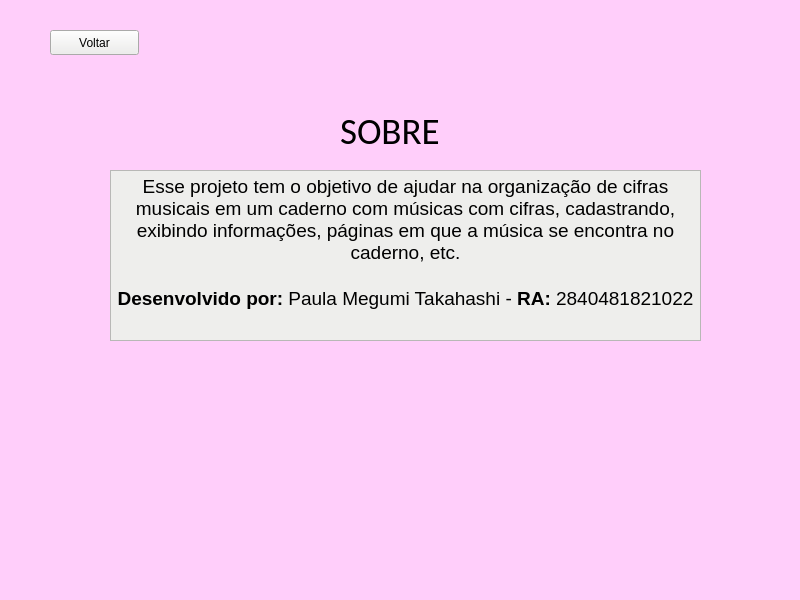
<?xml version="1.0" encoding="UTF-8"?>
<ui version="4.0">
 <class>MainWindow</class>
 <widget class="QMainWindow" name="MainWindow">
  <property name="geometry">
   <rect>
    <x>0</x>
    <y>0</y>
    <width>800</width>
    <height>600</height>
   </rect>
  </property>
  <property name="windowTitle">
   <string>MainWindow</string>
  </property>
  <property name="styleSheet">
   <string notr="true">background-color: rgb(255, 206, 250);</string>
  </property>
  <widget class="QWidget" name="centralwidget">
   <widget class="QLabel" name="label">
    <property name="geometry">
     <rect>
      <x>340</x>
      <y>110</y>
      <width>121</width>
      <height>41</height>
     </rect>
    </property>
    <property name="font">
     <font>
      <family>Calibri</family>
      <pointsize>28</pointsize>
     </font>
    </property>
    <property name="text">
     <string>SOBRE</string>
    </property>
   </widget>
   <widget class="QTextBrowser" name="textBrowser">
    <property name="geometry">
     <rect>
      <x>110</x>
      <y>170</y>
      <width>591</width>
      <height>171</height>
     </rect>
    </property>
    <property name="styleSheet">
     <string notr="true">background-color: rgb(238, 238, 236);</string>
    </property>
    <property name="html">
     <string>&lt;!DOCTYPE HTML PUBLIC &quot;-//W3C//DTD HTML 4.0//EN&quot; &quot;http://www.w3.org/TR/REC-html40/strict.dtd&quot;&gt;
&lt;html&gt;&lt;head&gt;&lt;meta name=&quot;qrichtext&quot; content=&quot;1&quot; /&gt;&lt;style type=&quot;text/css&quot;&gt;
p, li { white-space: pre-wrap; }
&lt;/style&gt;&lt;/head&gt;&lt;body style=&quot; font-family:'Ubuntu'; font-size:11pt; font-weight:400; font-style:normal;&quot;&gt;
&lt;p align=&quot;center&quot; style=&quot; margin-top:0px; margin-bottom:0px; margin-left:0px; margin-right:0px; -qt-block-indent:0; text-indent:0px;&quot;&gt;&lt;span style=&quot; font-size:14pt;&quot;&gt;Esse projeto tem o objetivo de ajudar na organização de cifras musicais em um caderno com músicas com cifras, cadastrando, exibindo informações, páginas em que a música se encontra no caderno, etc.&lt;/span&gt;&lt;/p&gt;
&lt;p align=&quot;center&quot; style=&quot;-qt-paragraph-type:empty; margin-top:0px; margin-bottom:0px; margin-left:0px; margin-right:0px; -qt-block-indent:0; text-indent:0px; font-size:14pt;&quot;&gt;&lt;br /&gt;&lt;/p&gt;
&lt;p align=&quot;center&quot; style=&quot; margin-top:0px; margin-bottom:0px; margin-left:0px; margin-right:0px; -qt-block-indent:0; text-indent:0px;&quot;&gt;&lt;span style=&quot; font-size:14pt; font-weight:600;&quot;&gt;Desenvolvido por:&lt;/span&gt;&lt;span style=&quot; font-size:14pt;&quot;&gt; Paula Megumi Takahashi - &lt;/span&gt;&lt;span style=&quot; font-size:14pt; font-weight:600;&quot;&gt;RA:&lt;/span&gt;&lt;span style=&quot; font-size:14pt;&quot;&gt; 2840481821022&lt;/span&gt;&lt;/p&gt;&lt;/body&gt;&lt;/html&gt;</string>
    </property>
   </widget>
   <widget class="QPushButton" name="pushButton">
    <property name="geometry">
     <rect>
      <x>50</x>
      <y>30</y>
      <width>89</width>
      <height>25</height>
     </rect>
    </property>
    <property name="styleSheet">
     <string notr="true">background-color: rgb(238, 238, 236);</string>
    </property>
    <property name="text">
     <string>Voltar</string>
    </property>
   </widget>
  </widget>
  <widget class="QMenuBar" name="menubar">
   <property name="geometry">
    <rect>
     <x>0</x>
     <y>0</y>
     <width>800</width>
     <height>22</height>
    </rect>
   </property>
  </widget>
  <widget class="QStatusBar" name="statusbar"/>
 </widget>
 <resources/>
 <connections/>
</ui>
